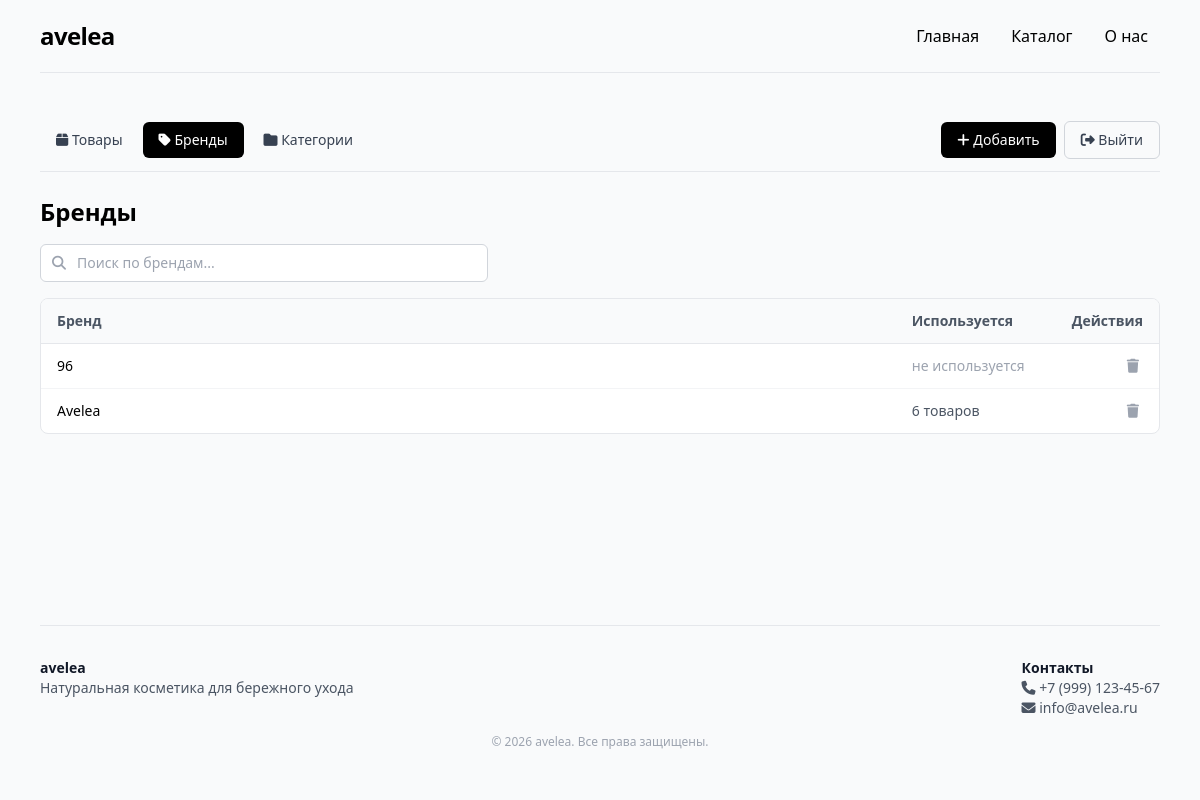
Page /admin/brands (signed in) on the committed database.
### app/models.py (models this page shows)
class Brand(Base):
    __tablename__ = "brands"
    id = Column(Integer, primary_key=True, index=True)
    name = Column(String(100), unique=True, nullable=False, index=True)

### app/main.py (the view)
@app.get("/admin/brands", response_class=HTMLResponse)
async def admin_brands(request: Request, db: Session = Depends(get_db), _: bool = Depends(require_admin)):
    brands = db.query(Brand).order_by(Brand.name).all()
    counts = {}
    for (b,) in db.query(Product.brand).all():
        if b:
            counts[b] = counts.get(b, 0) + 1
    return templates.TemplateResponse("admin_brands.html", {
        "request": request,
        "brands": brands,
        "counts": counts,
    })

### app/templates/admin_brands.html (shortened to what this page needs)
{% extends "admin_base.html" %}
{% block admin_action %}
<button type="button" onclick="openCreateDialog()"
        class="bg-black text-white px-4 py-2 rounded-md hover:opacity-90 text-sm">
    <i class="fas fa-plus"></i> Добавить
</button>
{% endblock %}
{% block admin_content %}
<h1 class="text-2xl font-semibold mb-4">Бренды</h1>
<div class="relative mb-4 max-w-md">
    <i class="fas fa-search absolute left-3 top-1/2 -translate-y-1/2 text-gray-400 text-sm"></i>
    <input type="search" id="search-input" placeholder="Поиск по брендам..."
           autocomplete="off"
           oninput="filterRows()"
           class="w-full border border-gray-300 rounded-md pl-9 pr-3 py-2 text-sm focus:outline-none focus:ring-2 focus:ring-black">
</div>
{% if brands %}
<div class="bg-white border border-gray-200 rounded-lg overflow-hidden">
    <table class="w-full text-sm">
        <thead class="bg-gray-50 border-b border-gray-200 text-left text-gray-600">
            <tr>
                <th class="px-4 py-3">Бренд</th>
                <th class="px-4 py-3 w-40">Используется</th>
                <th class="px-4 py-3 w-24 text-right">Действия</th>
            </tr>
        </thead>
        <tbody>
            {% for b in brands %}
            <tr class="border-b border-gray-100 last:border-0 hover:bg-gray-50 row-item"
                data-name="{{ b.name|lower }}">
                <td class="px-4 py-2 font-medium">{{ b.name }}</td>
                <td class="px-4 py-2 text-gray-600">
                    {% set n = counts.get(b.name, 0) %}
                    {% if n %}
                        {{ n }} {{ "товар" if n == 1 else ("товара" if n < 5 else "товаров") }}
                    {% else %}
                        <span class="text-gray-400">не используется</span>
                    {% endif %}
                </td>
                <td class="px-4 py-2 text-right">
                    <form method="post" action="/admin/brands/{{ b.id }}/delete"
                          onsubmit="return confirm('Удалить бренд «{{ b.name }}»? У всех товаров бренд станет пустым.');"
                          class="inline">
                        <button type="submit"
                                class="text-gray-400 hover:text-red-500 p-1" title="Удалить">
                            <i class="fas fa-trash"></i>
                        </button>
                    </form>
                </td>
            </tr>
            {% endfor %}
        </tbody>
    </table>
</div>
{% endif %}
{% endblock %}

### rows in the picture
Brand: name "96", shows "не используется"
Brand: name "Avelea", n "6", value "товаров"
